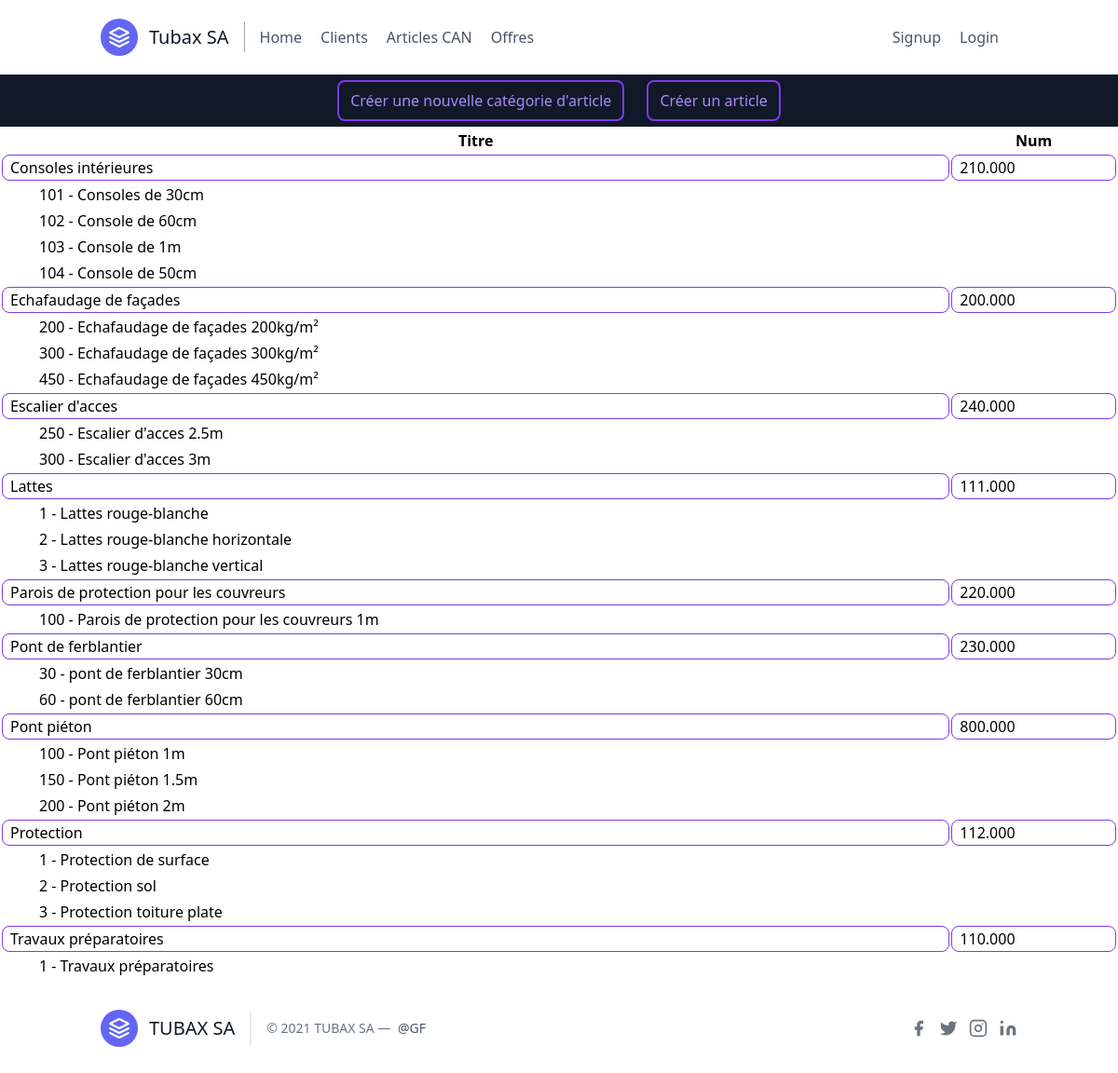
The page /category/ on the database its author committed.
### scaffolding/models.py (models this page shows, shortened)
class Category_Article(models.Model):
    title = models.CharField(max_length=200, null=True)
    num = models.IntegerField(default=100, null=True, blank=True)

class Article(models.Model):
    title = models.CharField(max_length=200, null=True)
    num = models.IntegerField(default=100, null=True, blank=True)
    prix_installation = models.FloatField(default=0, null=True, blank=True)
    date_installation = models.DateField(null=True, blank=True)
    prix_location = models.FloatField(default=0, null=True, blank=True)
    date_debut_location = models.DateField(null=True, blank=True)
    date_fin_location = models.DateField(null=True, blank=True)
    description = models.TextField(null=True, blank=True)
    category_article = models.ForeignKey(Category_Article, null=True, on_delete=models.CASCADE)
    def __str__(self):
        return str(self.num) + " - " +  self.title

### scaffolding/views.py (the view)
# urls.py: path('category/', CategoryListView.as_view()),
class CategoryListView(ListView):
    template_name = "scaffolding/category.html"
    queryset = Category_Article.objects.all().order_by("title")

### scaffolding/templates/scaffolding/category.html
{% extends "base.html" %}
{% block content %}
<div class="bg-gray-900">
  <div class="w-full">
    <div class="flex">
      <div class="m-auto my-1.5 flex flex-row gap-6">
        <a href=/category/create/ class="border-2 border-purple-600 rounded-lg px-3 py-2 text-purple-400 cursor-pointer hover:bg-purple-600 hover:text-purple-200">
          Créer une nouvelle catégorie d'article
        </a>
        <a href=/article/ class="border-2 border-purple-600 rounded-lg px-3 py-2 text-purple-400 cursor-pointer hover:bg-purple-600 hover:text-purple-200">
          Créer un article
        </a>
      </div>
    </div>
  </div>
</div>
<table class="w-full table-auto border-separate">
  <thead>
    <tr>
      <th>Titre</th>
      <th>Num</th>
    </tr>
  </thead>
          {% for cat in object_list %}
  <tbody>
    <tr class="hover:bg-purple-600 hover:text-purple-200">
      <td class="px-2 border border-purple-600 rounded-lg"><a href="/category/{{cat.pk}}">{{cat.title}}</a></td>
      <td class="px-2 border border-purple-600 rounded-lg"><a href="/category/{{cat.pk}}">{{cat.num}}.000</a></td>
    </tr>
{% for obj in cat.article_set.all %}
<tr class="hover:bg-purple-600 hover:text-purple-200">
<td class="px-10 rounded-lg">{{obj}}</td>
{% endfor %}
</tr>
</tbody>
<ul>
{% endfor %}
</table>
{% endblock content %}

### rows shown on the page
Category_Article: title "Consoles intérieures", num "210"
Article: num+title "101 - Consoles de 30cm"
Article: num+title "102 - Console de 60cm"
Article: num+title "103 - Console de 1m"
Article: num+title "104 - Console de 50cm"
Category_Article: title "Echafaudage de façades", num "200"
Article: num+title "200 - Echafaudage de façades 200kg/m²"
Article: num+title "300 - Echafaudage de façades 300kg/m²"
Article: num+title "450 - Echafaudage de façades 450kg/m²"
Category_Article: title "Escalier d'acces", num "240"
Article: num+title "250 - Escalier d'acces 2.5m"
Article: num+title "300 - Escalier d'acces 3m"
Category_Article: title "Lattes", num "111"
Article: num+title "1 - Lattes rouge-blanche"
Article: num+title "2 - Lattes rouge-blanche horizontale"
Article: num+title "3 - Lattes rouge-blanche vertical"
Category_Article: title "Parois de protection pour les couvreurs", num "220"
Article: num+title "100 - Parois de protection pour les couvreurs 1m"
Category_Article: title "Pont de ferblantier", num "230"
Article: num+title "30 - pont de ferblantier 30cm"
Article: num+title "60 - pont de ferblantier 60cm"
Category_Article: title "Pont piéton", num "800"
Article: num+title "100 - Pont piéton 1m"
Article: num+title "150 - Pont piéton 1.5m"
Article: num+title "200 - Pont piéton 2m"
Category_Article: title "Protection", num "112"
Article: num+title "1 - Protection de surface"
Article: num+title "2 - Protection sol"
Article: num+title "3 - Protection toiture plate"
Category_Article: title "Travaux préparatoires", num "110"
Article: num+title "1 - Travaux préparatoires"
